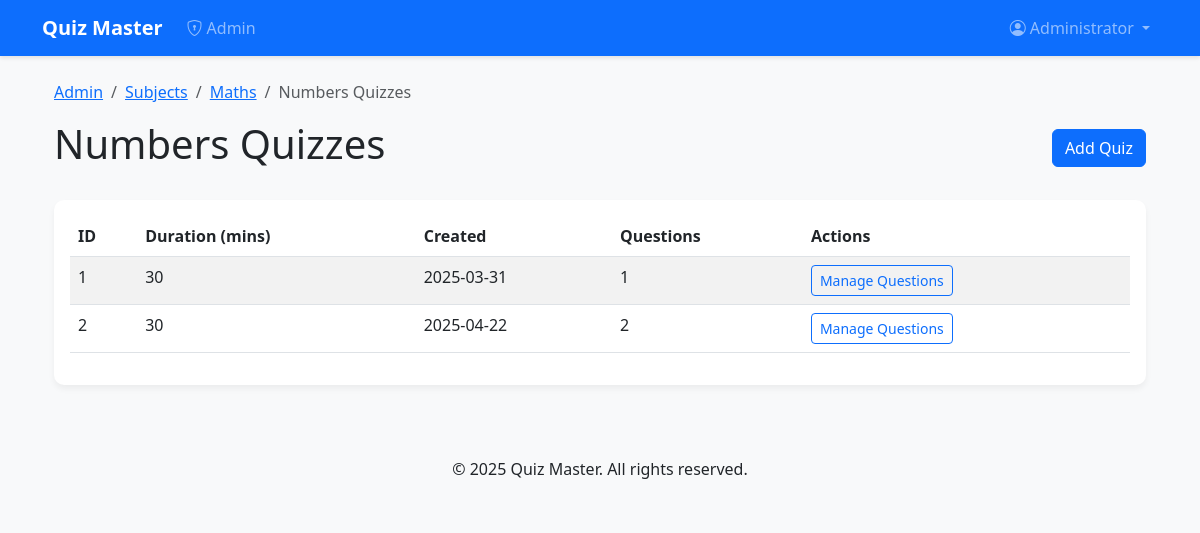
Screenshot of /admin/quizzes/1 (signed in) with the database file from the repository.
### models.py (models this page shows, shortened)
class User(UserMixin, db.Model):
    __tablename__ = 'users'
    id = db.Column(db.Integer, primary_key=True)
    username = db.Column(db.String(80), unique=True, nullable=False)
    email = db.Column(db.String(120), unique=True, nullable=False)
    password = db.Column(db.String(200), nullable=False)
    full_name = db.Column(db.String(120))
    qualification = db.Column(db.String(120))
    dob = db.Column(db.Date)
    is_admin = db.Column(db.Boolean, default=False)
    created_at = db.Column(db.DateTime, default=datetime.utcnow)
    scores = db.relationship('Score', backref='user', lazy=True, cascade='all, delete-orphan')

class Subject(db.Model):
    __tablename__ = 'subjects'
    id = db.Column(db.Integer, primary_key=True)
    name = db.Column(db.String(120), unique=True, nullable=False)
    description = db.Column(db.Text)
    created_at = db.Column(db.DateTime, default=datetime.utcnow)
    chapters = db.relationship('Chapter', backref='subject', lazy=True, cascade='all, delete-orphan')

class Chapter(db.Model):
    __tablename__ = 'chapters'
    id = db.Column(db.Integer, primary_key=True)
    name = db.Column(db.String(120), nullable=False)
    description = db.Column(db.Text)
    subject_id = db.Column(db.Integer, db.ForeignKey('subjects.id'), nullable=False)
    created_at = db.Column(db.DateTime, default=datetime.utcnow)
    quizzes = db.relationship('Quiz', backref='chapter', lazy=True, cascade='all, delete-orphan')

class Quiz(db.Model):
    __tablename__ = 'quizzes'
    id = db.Column(db.Integer, primary_key=True)
    chapter_id = db.Column(db.Integer, db.ForeignKey('chapters.id'), nullable=False)
    date_of_quiz = db.Column(db.DateTime, default=datetime.utcnow)
    time_duration = db.Column(db.Integer)  # in minutes
    remarks = db.Column(db.Text)
    created_at = db.Column(db.DateTime, default=datetime.utcnow)
    questions = db.relationship('Question', backref='quiz', lazy=True, cascade='all, delete-orphan')
    scores = db.relationship('Score', backref='quiz', lazy=True, cascade='all, delete-orphan')

### routes/admin.py (the view)
@admin_bp.route('/quizzes/<int:chapter_id>')
def manage_quizzes(chapter_id):
    chapter = Chapter.query.get_or_404(chapter_id)
    return render_template('manage_quizzes.html', chapter=chapter)

### app.py (called while the page is built)
def create_app():
    app = Flask(__name__)
    app.config.from_object(Config)
    db.init_app(app)
    migrate = Migrate(app, db)
    login_manager = LoginManager()
    login_manager.login_view = 'auth.login'
    login_manager.init_app(app)
    @login_manager.user_loader
    def load_user(user_id):
        from models import User
        return User.query.get(int(user_id))
    init_routes(app)
    @app.route('/')
    def index():
        return render_template('index.html')
    return app

### routes/admin.py (called while the page is built)
@admin_bp.before_request
@login_required
def require_admin():
    if not current_user.is_admin:
        flash('Unauthorized access', 'danger')
        return redirect(url_for('user.dashboard'))

### templates/manage_quizzes.html (shortened to what this page needs)
{% extends "base.html" %}
{% block content %}
<div class="container">
    <nav aria-label="breadcrumb">
        <ol class="breadcrumb">
            <li class="breadcrumb-item"><a href="{{ url_for('admin.dashboard') }}">Admin</a></li>
            <li class="breadcrumb-item"><a href="{{ url_for('admin.manage_subjects') }}">Subjects</a></li>
            <li class="breadcrumb-item"><a href="{{ url_for('admin.manage_chapters', subject_id=chapter.subject.id) }}">
                {{ chapter.subject.name }}
            </a></li>
            <li class="breadcrumb-item active" aria-current="page">{{ chapter.name }} Quizzes</li>
        </ol>
    </nav>
    <div class="d-flex justify-content-between align-items-center mb-4">
        <h1>{{ chapter.name }} Quizzes</h1>
        <button class="btn btn-primary" data-bs-toggle="modal" data-bs-target="#addQuizModal">
            Add Quiz
        </button>
    </div>
    <div class="card">
        <div class="card-body">
            {% if chapter.quizzes %}
            <div class="table-responsive">
                <table class="table table-striped">
                    <thead>
                        <tr>
                            <th>ID</th>
                            <th>Duration (mins)</th>
                            <th>Created</th>
                            <th>Questions</th>
                            <th>Actions</th>
                        </tr>
                    </thead>
                    <tbody>
                        {% for quiz in chapter.quizzes %}
                        <tr>
                            <td>{{ quiz.id }}</td>
                            <td>{{ quiz.time_duration }}</td>
                            <td>{{ quiz.created_at.strftime('%Y-%m-%d') }}</td>
                            <td>{{ quiz.questions|length }}</td>
                            <td>
                                <a href="{{ url_for('admin.manage_questions', quiz_id=quiz.id) }}"
                                   class="btn btn-sm btn-outline-primary me-2">
                                    Manage Questions
                                </a>
                            </td>
                        </tr>
                        {% endfor %}
                    </tbody>
                </table>
            </div>
            {% else %}
            <p class="text-muted">No quizzes found for this chapter</p>
            {% endif %}
        </div>
    </div>
</div>
{% endblock %}

### templates/base.html (shortened to what this page needs)
<!DOCTYPE html>
<html lang="en">
<head>
    <link href="https://cdn.jsdelivr.net/npm/bootstrap@5.3.0/dist/css/bootstrap.min.css" rel="stylesheet">
    <link rel="stylesheet" href="https://cdn.jsdelivr.net/npm/bootstrap-icons@1.10.0/font/bootstrap-icons.css">
    <link rel="stylesheet" href="{{ url_for('static', filename='css/styles.css') }}">
</head>
<body>
    <nav class="navbar navbar-expand-lg navbar-dark bg-primary">
        <div class="container">
            <a class="navbar-brand" href="{{ url_for('index') }}">Quiz Master</a>
            <div class="collapse navbar-collapse" id="navbarNav">
                <ul class="navbar-nav me-auto">
                    {% if current_user.is_authenticated %}
                        {% if current_user.is_admin %}
                            <li class="nav-item">
                                <a class="nav-link" href="{{ url_for('admin.dashboard') }}">
                                    <i class="bi bi-shield-lock me-1"></i>Admin
                                </a>
                            </li>
                        {% endif %}
                    {% endif %}
                </ul>
                <ul class="navbar-nav">
                    {% if current_user.is_authenticated %}
                        <li class="nav-item dropdown">
                            <a class="nav-link dropdown-toggle" href="#" id="userDropdown" role="button" data-bs-toggle="dropdown" aria-expanded="false">
                                <i class="bi bi-person-circle me-1"></i>{{ current_user.full_name or current_user.username }}
                            </a>
                        </li>
                    {% endif %}
                </ul>
            </div>
        </div>
    </nav>
    <main class="container my-4">
        {% block content %}{% endblock %}
    </main>
    <footer class="bg-light py-4 mt-5">
        <div class="container text-center">
            <p class="mb-0">&copy; 2025 Quiz Master. All rights reserved.</p>
        </div>
    </footer>
</body>
</html>

### static/css/styles.css (style rules this page uses)
body { font-family: 'Segoe UI', Tahoma, Geneva, Verdana, sans-serif; background-color: #f8f9fa; color: #212529; }
.navbar { box-shadow: 0 2px 4px rgba(0,0,0,.1); }
.navbar-brand { font-weight: 700; }
.card { border: none; border-radius: 10px; box-shadow: 0 4px 6px rgba(0,0,0,.05); transition: transform 0.2s, box-shadow 0.2s; }

### rows the page displays
User: full_name "Administrator"
Subject: subject.name "Maths"
Chapter: name "Numbers"
Quiz: id "1", time_duration "30", created_at "2025-03-31", questions|length "1"
Quiz: id "2", time_duration "30", created_at "2025-04-22", questions|length "2"
